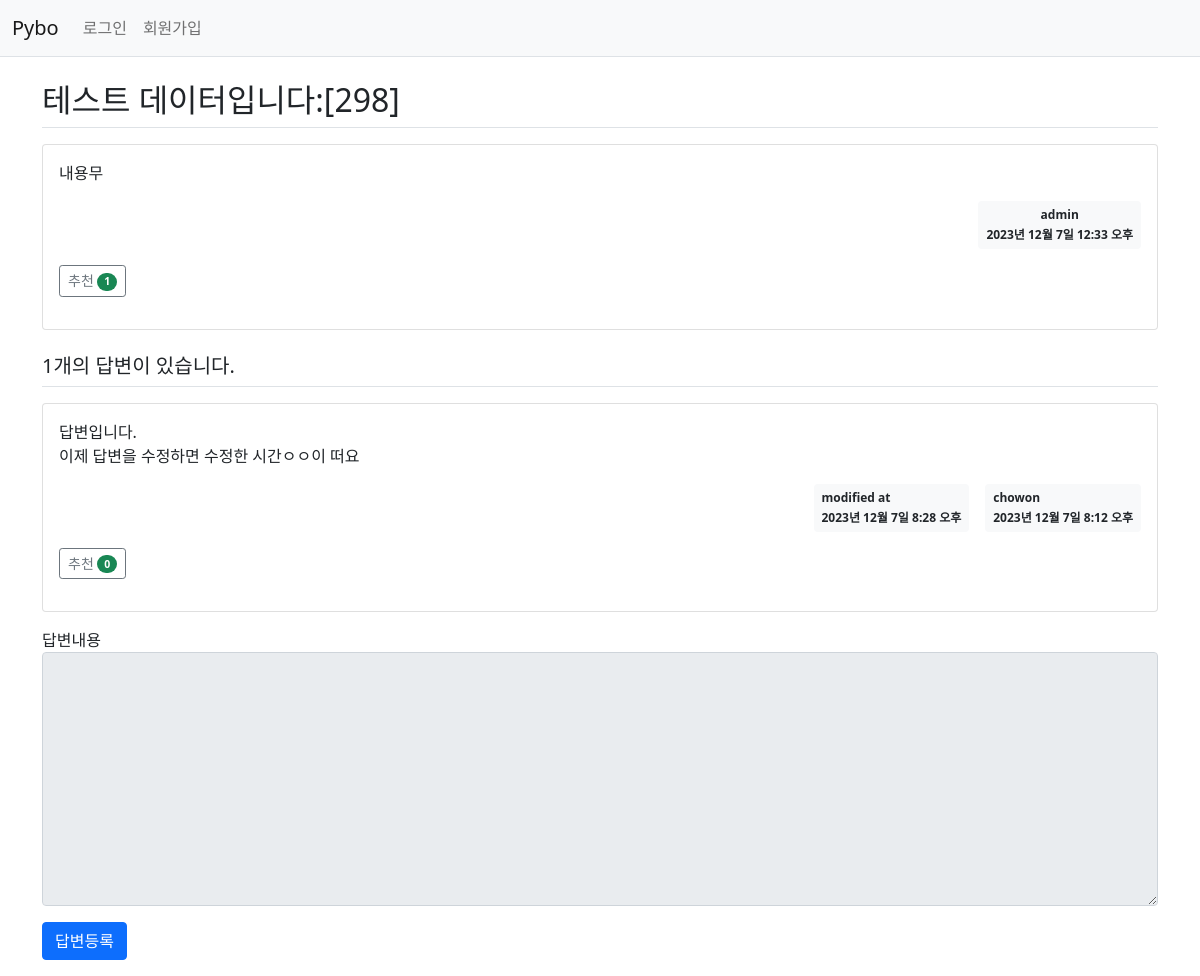
The page /pybo/303/ on the database as committed earlier.
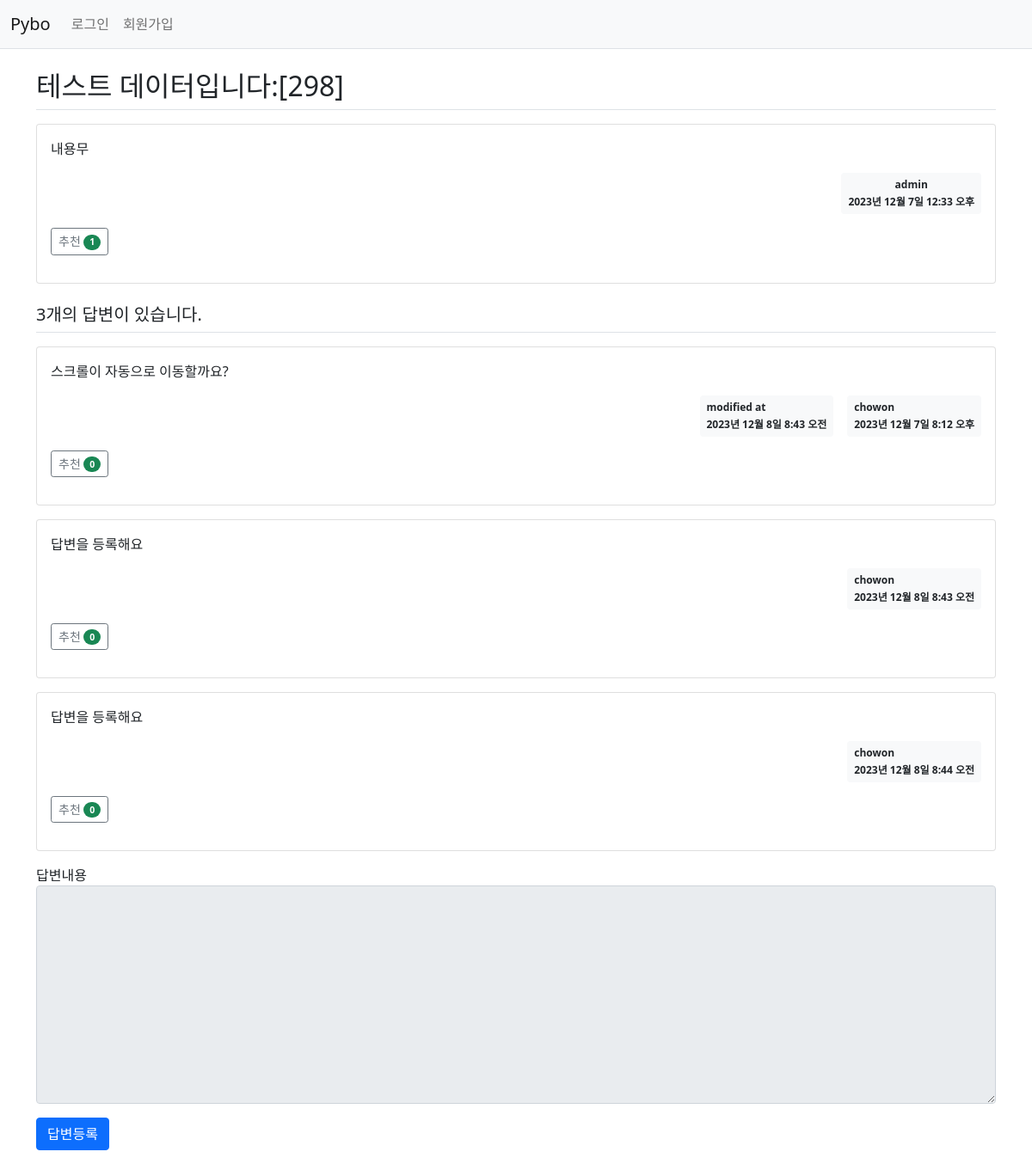
The same page on the database as committed later.
### pybo/models.py (models this page shows, shortened)
class Question(models.Model):
    author = models.ForeignKey(User, on_delete=models.CASCADE, related_name='author_question')
    subject = models.CharField(max_length=200)
    content = models.TextField()
    create_date = models.DateTimeField()
    modify_date = models.DateTimeField(null=True, blank=True)
    voter = models.ManyToManyField(User, related_name='voter_question') # 추천인 추가

class Answer(models.Model):
    author = models.ForeignKey(User, on_delete=models.CASCADE, related_name='author_answer')
    question = models.ForeignKey(Question, on_delete = models.CASCADE)
    content = models.TextField()
    create_date = models.DateTimeField()
    modify_date = models.DateTimeField(null=True, blank=True)
    voter = models.ManyToManyField(User, related_name='voter_answer')

### pybo/views/base_views.py (the view)
def detail(request, question_id):
    question = get_object_or_404(Question, pk=question_id)
    context = {'question' : question}
    return render(request, 'pybo/question_detail.html', context)

### pybo/templatetags/pybo_filter.py (called while the page is built)
@register.filter
def mark(value):
    extensions = ["nl2br", "fenced_code"]
    return mark_safe(markdown.markdown(value, extensions=extensions))

### templates/pybo/question_detail.html (shortened to what this page needs)
{% extends 'base.html' %}
{% load pybo_filter %}
{% block content %}
<div class="container my-3">
    <h2 class="border-bottom py-2">{{question.subject}}</h2>
    <div class="card my-3">
        <div class="card-body">
            <div class="card-text">{{ question.content|mark }}</div>
            <div class="d-flex justify-content-end">
                <div class="badge bg-light text-dark p-2 text-strat">
                    <div class="mb-2">{{ question.author.username }}</div>
                    <div>{{ question.create_date }}</div>
                </div>
            </div>
            <div class="my-3">
                <a href="javascript:void(0)" data-uri="{% url 'pybo:question_vote' question.id  %}"
                class="recommend btn btn-sm btn-outline-secondary"> 추천
                 <span class="badge rounded-pill bg-success">{{question.voter.count}}</span>
                </a>
            </div>
        </div>
    </div>
    <h5 class="border-bottom my-3 py-2">{{ question.answer_set.count }}개의 답변이 있습니다.</h5>
    {% for answer in question.answer_set.all %}
    <div class="card my-3">
        <div class="card-body">
            <div class="card-text">{{ answer.content|mark }}</div>
            <div class="d-flex justify-content-end">
                {% if answer.modify_date %}
                <div class="badge bg-light text-dark p-2 text-start mx-3">
                    <div class="mb-2">modified at</div>
                    <div>{{ answer.modify_date }}</div>
                </div>
                {% endif %}
                <div class="badge bg-light text-dark p-2 text-start">
                    <div class="mb-2">{{ answer.author.username }}</div>
                    <div>{{ answer.create_date }}</div>
                </div>
            </div>
            <div class="my-3">
                <a href="javascript:void(0)" data-uri="{% url 'pybo:answer_vote' answer.id  %}"
               class="recommend btn btn-sm btn-outline-secondary"> 추천
                <span class="badge rounded-pill bg-success">{{answer.voter.count}}</span>
                </a>
            </div>
        </div>
    </div>
    {% endfor %}
    <form action="{% url 'pybo:answer_create' question.id %}" method="post" class="my-3">
        <div class="mb-3">
            <lable for="content" class="form-label">답변내용</lable>
            <textarea {% if not user.is_authenticated %}disabled{% endif %}
              name="content" id="content" class="form-control" rows="10"></textarea>
        </div>
        <input type="submit" value="답변등록" class="btn btn-primary">
    </form>
</div>
{% endblock %}

### templates/base.html (shortened to what this page needs)
{% load static %}
<!doctype html>
<html lang="ko">
<head>
    <link rel="stylesheet" type="text/css" href="{% static 'bootstrap.min.css' %}">
    <link rel="stylesheet" type="text/css" href="{% static 'style.css' %}">
</head>
<body>
{% include "navbar.html" %}
{% block content %}
{% endblock %}
</body>
</html>

### templates/navbar.html (shortened to what this page needs)
<nav class="navbar navbar-expand-lg navbar-light bg-light border-bottom">
    <div class="container-fluid">
        <a class="navbar-brand" href="{% url 'pybo:index' %}">Pybo</a>
        <div class="collapse navbar-collapse" id="navbarSupportedContent">
            <ul class="navbar-nav me-auto mb-2 mb-lg-0">
                <li class="nav-item">
                    {% if user.is_authenticated %}
                    <a class="nav-link" href="{% url 'common:logout' %}">{{ user.username }} (로그아웃)</a>
                    {% else %}
                    <a class="nav-link" href="{% url 'common:login' %}">로그인</a>
                    {% endif %}
                </li>
                <li>
                    {% if not user.is_authenticated %}
                    <a class="nav-link" href="{% url 'common:signup' %}">회원가입</a>
                    {% endif %}
                </li>
            </ul>
        </div>
    </div>
</nav>

Rows that differ between the two databases and show on the page:
computed for Question "테스트 데이터입니다:[298]": answer_set.count "1" → "3"
changed Answer "2023년 12월 7일 8:12 오후": content|mark "답변입니다. 이제 답변을 수정하면 수정한 시간ㅇㅇ이 떠요" → "스크롤이 자동으로 이동할까요?"; modify_date "2023년 12월 7일 8:28 오후" → "2023년 12월 8일 8:43 오전"
added Answer: content|mark "답변을 등록해요", author.username "chowon", create_date "2023년 12월 8일 8:43 오전", voter.count "0"
added Answer: content|mark "답변을 등록해요", author.username "chowon", create_date "2023년 12월 8일 8:44 오전", voter.count "0"
